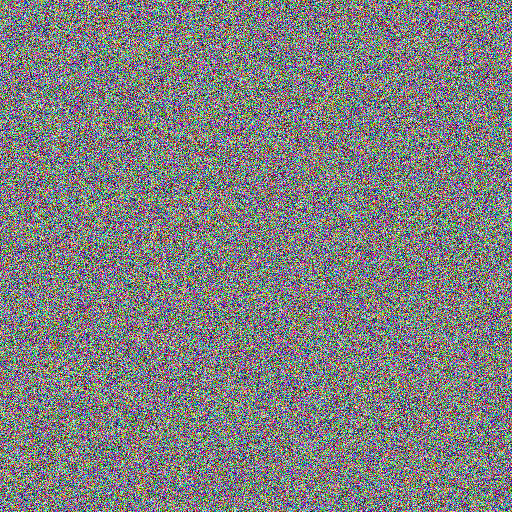
%> input picture 原始、加密、解密图片/加密后的lena.png, 512 x 512 px
$ octave main_IQA.m   (GNU Octave 9; MATLAB toolbox functions it lacks are replaced by stand-ins)
%> lines starting %> are read from the running program, lines starting %| are printed output that depends on the picture
### 代码/chen_output.m
%% 子函数 求解Chen氏超混沌系统
%采用ode45求解
%参考：https://zhidao.baidu.com/question/1959859560446863460.html
function fy=chen_output(x0,y0,z0,h0,num)
% 微分方程求解
opt = odeset('Mass',@mass);
y0=[x0;y0;z0;h0];
[~,y] = ode45(@ode,0:500/(num+3000):500,y0,opt);
fy=y;
    function f = ode(~,y)
        y1=y(1);
        y2=y(2);
        y3=y(3);
        y4=y(4);
        f = [35*(y2-y1)+y4;7*y1-y1*y3+12*y2;y1*y2-3*y3;y2*y3+0.2*y4];
    end
    function M = mass(~,~)
        M = [1,0,0,0;0,1,0,0;0,0,1,0;0,0,0,1];
    end
end

### 代码/main_IQA.m
%% 图像质量评价——均方误差（Mean Square Error,MSE）、峰值信噪比（Peak-Signal to Noise Ratio,PSNR）
%   @author:沈洋
%   @date:2018.03.13
%-------------------------------------------------------------------------------------------------------%
clear;clc;
I=imread('../原始、加密、解密图片/加密后的lena.png','png');           %读取图像信息
%> I is the input picture: size 512x512x3 uint8; mean R, G, B 127.2, 127.4, 127.5
I1=I(:,:,1);     %R通道
I2=I(:,:,2);     %G通道
I3=I(:,:,3);     %B通道
[M,N]=size(I1);                      %将图像的行列赋值给M,N
%> M = 512; N = 512
t=4;    %分块大小
M1=0;   %加密时补零的参数，M1=mod(M,t);作为密钥
N1=0;   %加密时补零的参数，N1=mod(N,t);作为密钥
u=3.9999;%Logistic参数μ
SUM=M*N;
%> SUM = 262144

%% 反置乱
xx0=0.3883;
xx1=0.4134;
ppx=zeros(1,M+1000);        %预分配内存
ppy=zeros(1,N+1000);
ppx(1)=xx0;
ppy(1)=xx1;
for i=1:M+999                 %进行SUM+999次循环，共得到SUM+1000点（包括初值）
    ppx(i+1)=u*ppx(i)*(1-ppx(i));
end
for i=1:N+999                 %进行SUM+999次循环，共得到SUM+1000点（包括初值）
    ppy(i+1)=u*ppy(i)*(1-ppy(i));
end
ppx=ppx(1001:length(ppx));            %去除前1000点，获得更好的随机性
ppy=ppy(1001:length(ppy));

[~,Ux]=sort(ppx,'descend');
[~,Uy]=sort(ppy,'descend');

for i=N:-1:1
    temp = I1(:,i);
    I1(:,i) = I1(:,Uy(i));
    I1(:,Uy(i)) = temp;
    temp = I2(:,i);
    I2(:,i) = I2(:,Uy(i));
    I2(:,Uy(i)) = temp;
    temp = I3(:,i);
    I3(:,i) = I3(:,Uy(i));
    I3(:,Uy(i)) = temp;
end
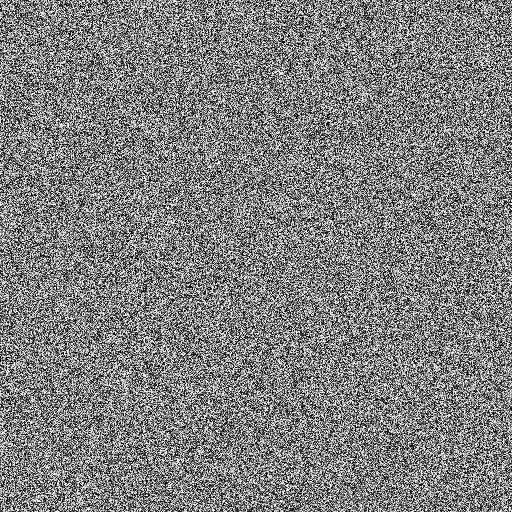
%> I1: size 512x512 uint8; min 0, max 255, mean 127.2; mean of the top-left, top-right, bottom-left and bottom-right quarters 127.3, 126.8, 127.5, 127.3
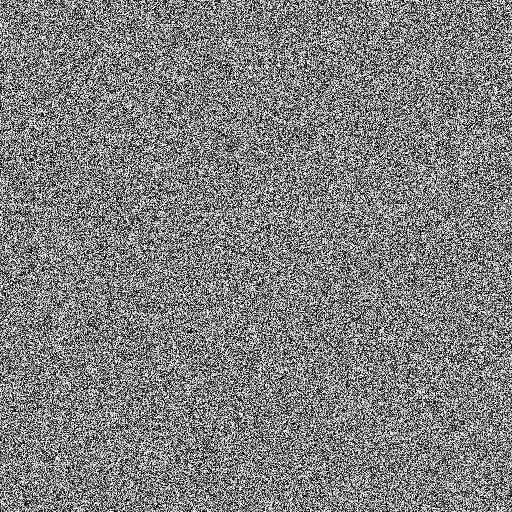
%> I2: size 512x512 uint8; min 0, max 255, mean 127.4; mean of the top-left, top-right, bottom-left and bottom-right quarters 127.3, 127.6, 127.2, 127.7
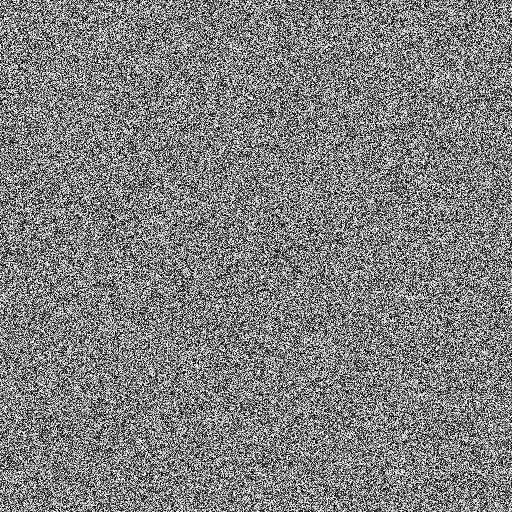
%> I3: size 512x512 uint8; min 0, max 255, mean 127.5; mean of the top-left, top-right, bottom-left and bottom-right quarters 128, 127.4, 127.2, 127.5
for i=M:-1:1
    temp = I1(i,:);
    I1(i,:) = I1(Ux(i),:);
    I1(Ux(i),:) = temp;
    temp = I2(i,:);
    I2(i,:) = I2(Ux(i),:);
    I2(Ux(i),:) = temp;
    temp = I3(i,:);
    I3(i,:) = I3(Ux(i),:);
    I3(Ux(i),:) = temp;
end
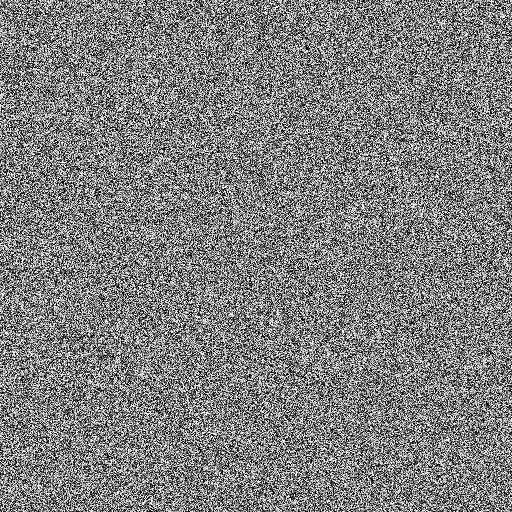
%> I1: size 512x512 uint8; min 0, max 255, mean 127.2; mean of the top-left, top-right, bottom-left and bottom-right quarters 127.4, 127, 127.4, 127.1
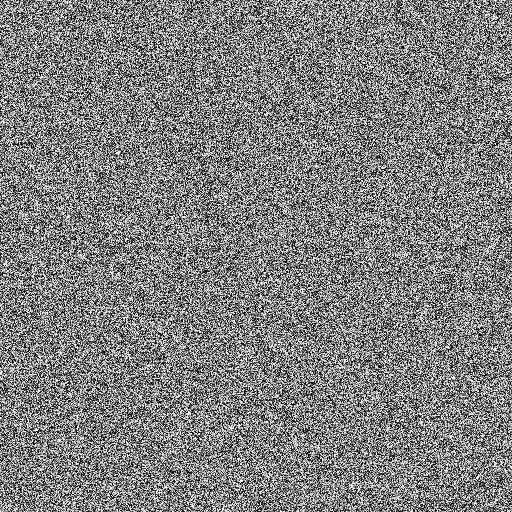
%> I2: size 512x512 uint8; min 0, max 255, mean 127.4; mean of the top-left, top-right, bottom-left and bottom-right quarters 126.9, 127.6, 127.6, 127.7
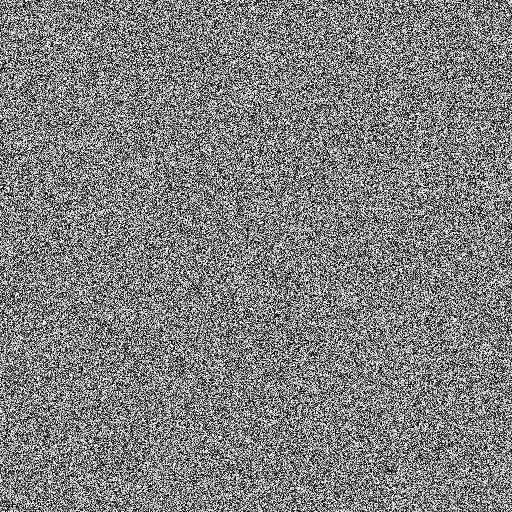
%> I3: size 512x512 uint8; min 0, max 255, mean 127.5; mean of the top-left, top-right, bottom-left and bottom-right quarters 127.9, 127.4, 127.3, 127.6
I(:,:,1)=I1;     %R通道
I(:,:,2)=I2;     %G通道
I(:,:,3)=I3;     %B通道
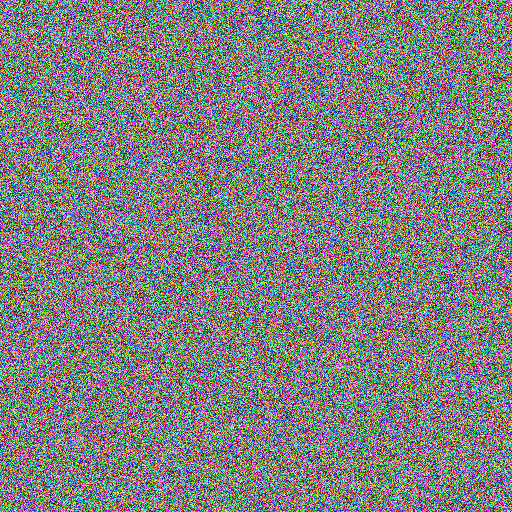
%> I: size 512x512x3 uint8; mean R, G, B 127.2, 127.4, 127.5; mean of the top-left, top-right, bottom-left and bottom-right quarters 127.4, 127.3, 127.4, 127.5
%% 产生Logistic混沌序列
x0=0.5475; %Logistic初值x0
p=zeros(1,SUM+1000);
p(1)=x0;
for i=1:SUM+999                        %进行N-1次循环
    p(i+1)=u*p(i)*(1-p(i));          %循环产生密码
end
p=p(1001:length(p));

%% 将p序列变换到0~255范围内整数，转换成M*N的二维矩阵R
p=mod(round(p*10^4),256);
R=reshape(p,N,M)';  %转成M行N列

%% 求解混沌方程
%求四个初值X0,Y0,Z0,H0
r=(M/t)*(N/t);
%> r = 16384
X0=0.4953;
Y0=0.4265;
Z0=0.6928;
H0=0.7803;
A=chen_output(X0,Y0,Z0,H0,r);
%> (the run ends here)
